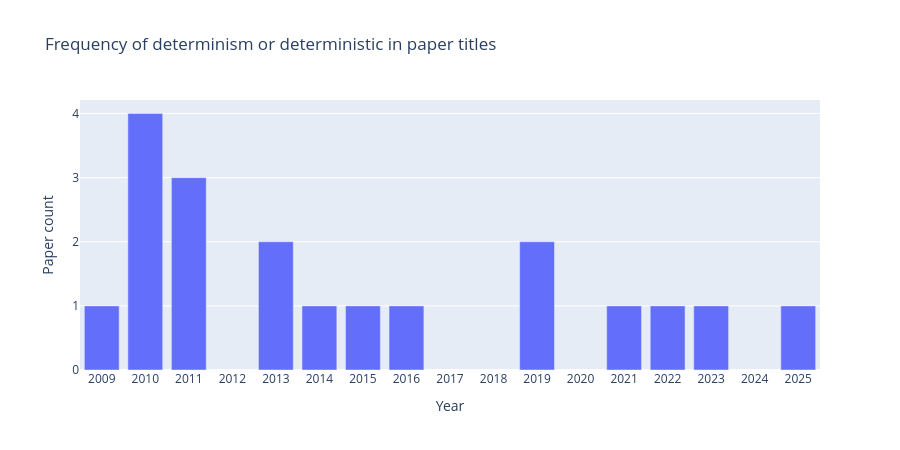

The cell this chart's notebook holds for it:
### Markdown cell above
## 4 · Determinism or deterministic in paper titles

### Code cell
from collections import defaultdict

counts_by_year: dict[int, int] = defaultdict(int)

for e in editions:
    for p in e["papers"]:
        if "determinis" in p["title"].lower():
            counts_by_year[e["year"]] += 1

years = sorted(counts_by_year)
abs_counts = [counts_by_year[y] for y in years]

import plotly.graph_objects as go
fig = go.Figure()
fig.add_bar(x=years, y=abs_counts, name="Paper count")
fig.update_layout(
    title="Frequency of determinism or deterministic in paper titles",
    xaxis=dict(dtick=1, title="Year"),
    yaxis=dict(title="Paper count"),
    hovermode="x unified",
    height=450,
)
fig.show()

### Figure 1 — Plotly figure (JSON) as saved in the notebook; plotly's stock layout.template omitted (floating-point values rounded to 4 significant figures)
{"data": [{"name": "Paper count", "type": "bar", "x": [2009, 2010, 2011, 2013, 2014, 2015, 2016, 2019, 2021, 2022, 2023, 2025], "y": [1, 4, 3, 2, 1, 1, 1, 2, 1, 1, 1, 1]}], "layout": {"height": 450, "hovermode": "x unified", "title": {"text": "Frequency of determinism or deterministic in paper titles"}, "xaxis": {"dtick": 1, "title": {"text": "Year"}}, "yaxis": {"title": {"text": "Paper count"}}}}
